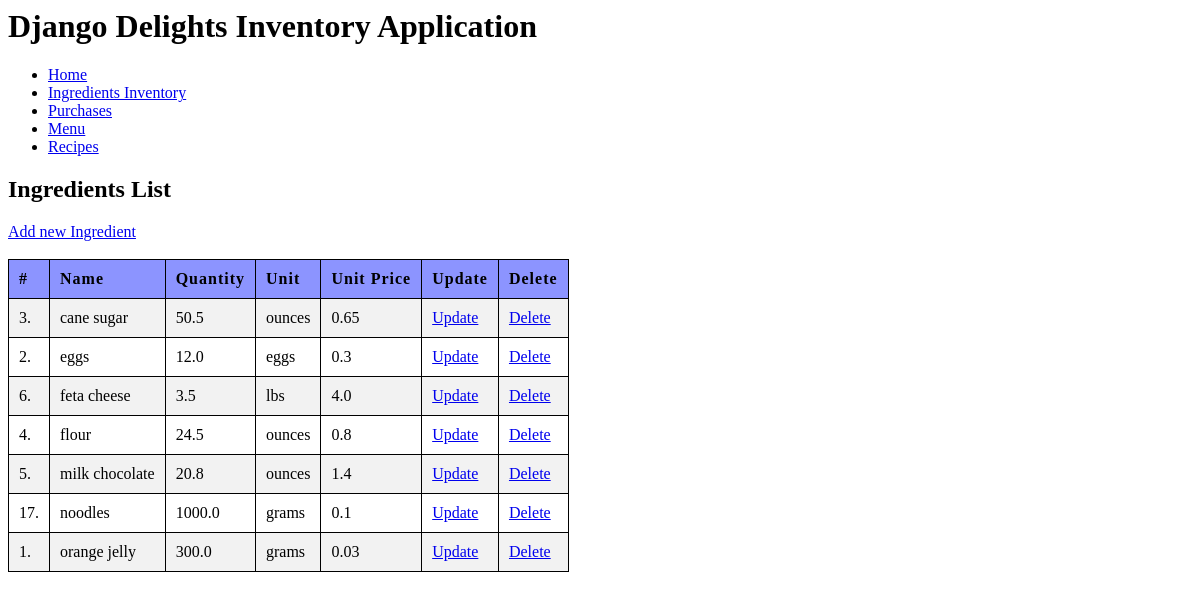
Page /ingredient/list on the committed database.
### delights/models.py (models this page shows, shortened)
class Ingredient(models.Model):
    name = models.CharField(max_length=100)
    unit_price = models.FloatField()
    quantity = models.FloatField()
    unit = models.CharField(max_length=100)
    class Meta:
        verbose_name_plural = 'Ingredients'
        ordering = ["name"]

### delights/views.py (the view)
# urls.py: path('ingredient/list', views.getIngredientCollection.as_view(), name="ingredient_list"),
class getIngredientCollection(ListView):
    model = Ingredient
    template_name = "delights/IngredientList.html"

### delights/templates/delights/IngredientList.html
{% extends "delights/base.html" %}
{% load static %}
{% block head %}
    <link rel="stylesheet" href="{% static 'delights/base.css' %}">
{% endblock %}
{% block content %}
    <h2>Ingredients List</h2>
    <div>
        <a href="{%url 'ingredient_create' %}">Add new Ingredient</a>
    </div>
    <br>
    <div>
         <table>
            <tr>
                <th>#</th>
                <th>Name</th>
                <th>Quantity</th>
                <th>Unit</th>
                <th>Unit Price</th>
                <th>Update</th>
                <th>Delete</th>
            </tr>
            {% for ingredient in ingredient_list %}
            <tr>
                <td>{{ ingredient.id }}.</td>
                <td>{{ ingredient.name }}</td>
                <td>{{ ingredient.quantity }}</td>
                <td>{{ ingredient.unit }}</td>
                <td>{{ ingredient.unit_price }}</td>
                <td>
                    <a href="{%url 'ingredient_update' ingredient.id%}">Update</a>
                </td>
                <td>
                    <a href="{%url 'ingredient_delete' ingredient.id%}">Delete</a>
                </td>
            </tr>
            {% endfor %}
        </table>
    </div>
{% endblock %}

### delights/static/delights/base.css (style rules this page uses)
table { border: 1px solid; border-collapse: collapse; }
th, td { border: 1px solid; border-collapse: collapse; padding: 10px; }
th { background-color: #8c94ff; font-size: 16px; letter-spacing: 1px; text-align: left; }
tr:nth-child(even) { background-color: #f2f2f2; }

### rows in the picture
Ingredient: id "3", name "cane sugar", quantity "50.5", unit "ounces", unit_price "0.65"
Ingredient: id "2", name "eggs", quantity "12.0", unit "eggs", unit_price "0.3"
Ingredient: id "6", name "feta cheese", quantity "3.5", unit "lbs", unit_price "4.0"
Ingredient: id "4", name "flour", quantity "24.5", unit "ounces", unit_price "0.8"
Ingredient: id "5", name "milk chocolate", quantity "20.8", unit "ounces", unit_price "1.4"
Ingredient: id "17", name "noodles", quantity "1000.0", unit "grams", unit_price "0.1"
Ingredient: id "1", name "orange jelly", quantity "300.0", unit "grams", unit_price "0.03"
